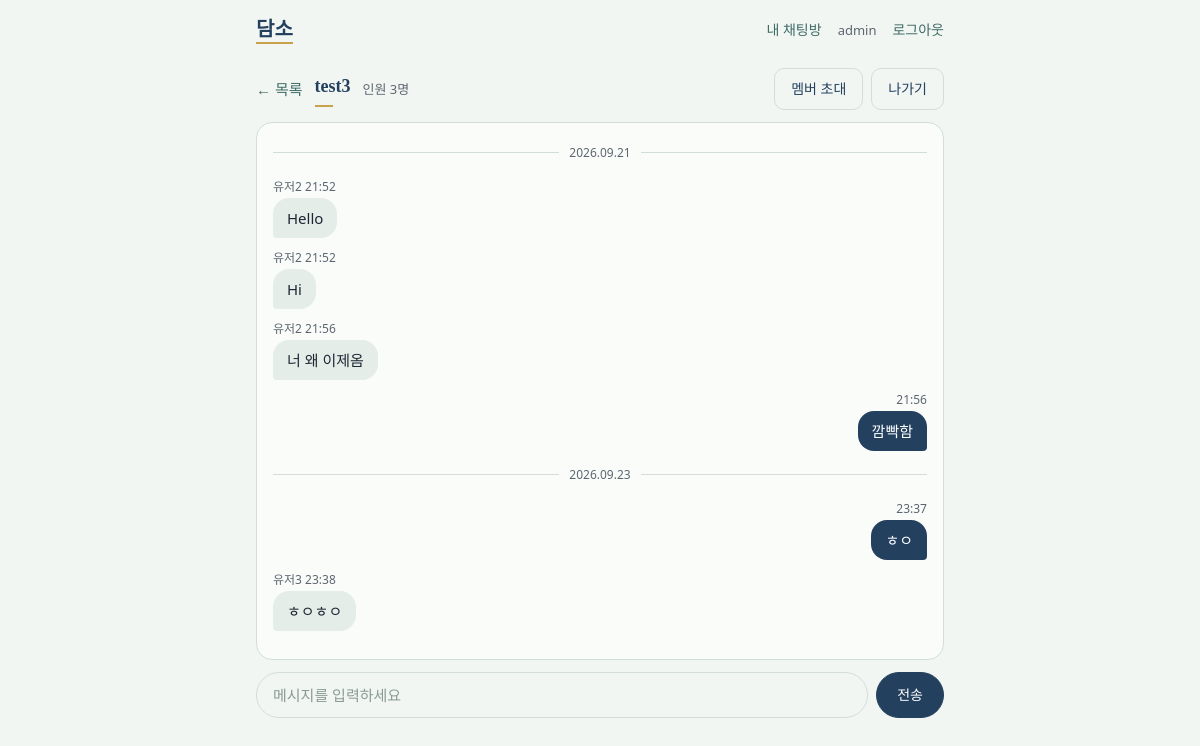
The app's page /room/3 (signed in) with its own data.
### models.py (models this page shows)
class RoomInfo(db.Model):
    __tablename__ = "ROOM_INFO"
    RI_ID = db.Column(db.Integer, primary_key=True)
    RI_NAME = db.Column(db.String(50), nullable=True)
    RI_TYPE = db.Column(db.CHAR(1), nullable=False)
    RI_RDATE = db.Column(db.Date, nullable=False)

class ChatMessage(db.Model):
    __tablename__ = "CHAT_MESSAGE"
    CM_ID = db.Column(db.Integer, primary_key=True)
    RI_ID = db.Column(db.Integer, db.ForeignKey("ROOM_INFO.RI_ID"), nullable=False)
    UI_ID = db.Column(db.String(50), db.ForeignKey("USER_INFO.UI_ID"), nullable=False)
    CM_MESSAGE = db.Column(db.String(255), nullable=False)
    CM_DATE = db.Column(db.DateTime, nullable=False)

class UserInfo(db.Model):
    __tablename__ = "USER_INFO"
    UI_ID = db.Column(db.String(50), primary_key=True)
    UI_PW = db.Column(db.String(255), nullable=False)
    UI_NAME = db.Column(db.String(50), nullable=False)
    UI_MAIL = db.Column(db.String(50), nullable=False, unique=True)
    UI_RDATE = db.Column(db.Date, nullable=False)
    UI_WITHDRAWN = db.Column(db.Date, nullable=True)

### rooms.py (the view)
@rooms_bp.route('/room/<int:room_id>')
def chatting(room_id):
    user_id = session.get("user_id")
    if user_id is None:
        flash("로그인이 필요합니다.", "notice")
        return redirect("/login")
    if RoomMember.query.filter_by(RI_ID=room_id, UI_ID=user_id).first():
        room = RoomInfo.query.filter_by(RI_ID=room_id).first()
        messages = ChatMessage.query.filter_by(RI_ID=room_id).order_by(ChatMessage.CM_DATE).all()
        names = {u.UI_ID: u.UI_NAME for u in UserInfo.query.all()}
        member_ids = [m.UI_ID for m in RoomMember.query.filter_by(RI_ID=room_id).all()]
        room_name = _display_name(room, user_id, member_ids, names)
        return render_template(
            "chatting.html",
            room_id=room_id,
            room=room,
            room_name=room_name,
            messages=messages,
            names=names,
            member_count=len(member_ids)
        )
    flash("참여 중인 방이 아닙니다.", "notice")
    return redirect("/room")

### rooms.py (called while the page is built)
def _display_name(room, viewer_id, member_ids, names):
    if room.RI_TYPE == "D":
        other = next((uid for uid in member_ids if uid != viewer_id), None)
        if other:
            return names.get(other, other)
    return room.RI_NAME or "(이름 없음)"

### templates/chatting.html (shortened to what this page needs)
{% extends "base.html" %}
{% block content %}
<div class="chat" data-room-id="{{ room_id }}" data-me="{{ session.get('user_id') }}">
    <div class="chat-head">
        <a href="/room">&larr; 목록</a>
        <h1 class="title">{{ room_name }}</h1>
        <span class="muted">인원 {{ member_count }}명</span>
        <div class="chat-head-actions">
            {% if room.RI_TYPE == "G" %}
                <a class="btn btn-ghost" href="/room/{{ room_id }}/invite">멤버 초대</a>
            {% endif %}
            <form action="/room/{{ room_id }}/leave" method="POST" onsubmit="return confirm('정말 이 방을 나가시겠습니까?')">
                <button class="btn btn-ghost" type="submit">나가기</button>
            </form>
        </div>
    </div>
    <div id="messages" class="messages" data-last-date="{{ messages[-1].CM_DATE.strftime('%Y.%m.%d') if messages else '' }}">
        {% set ns = namespace(last_date=None) %}
        {% for m in messages %}
            {% set cur_date = m.CM_DATE.strftime("%Y.%m.%d") %}
            {% if cur_date != ns.last_date %}
                <div class="date-divider">{{ cur_date }}</div>
                {% set ns.last_date = cur_date %}
            {% endif %}
            <div class="msg {{ 'mine' if m.UI_ID == session.get('user_id') else '' }}">
                <div class="meta">
                    <span class="who">{{ names.get(m.UI_ID, m.UI_ID) }}</span>
                    <span>{{ m.CM_DATE.strftime("%H:%M") }}</span>
                </div>
                <div class="bubble">{{ m.CM_MESSAGE }}</div>
            </div>
        {% else %}
            <p class="empty" id="emptyNote">대화를 시작해 보세요.</p>
        {% endfor %}
    </div>
    <form class="chat-form" onsubmit="sendMessage(event)">
        <input id="msgInput" type="text" maxlength="255" placeholder="메시지를 입력하세요" autocomplete="off" required>
        <button class="btn" type="submit">전송</button>
    </form>
</div>
{% endblock %}

### static/style.css (style rules this page uses)
:root { --bg: #F2F6F3; --surface: #FAFCFA; --line: #D3DED8; --text: #1D2733; --text-sub: #5C6670; --navy: #23405F; --navy-dark: #1B3350; --celadon: #4F8078; --celadon-dark: #3E6B64; --celadon-soft: #E4EDE8; --gold: #C8A24A; --red: #B5473A; --r-sm: 10px; --r-md: 12px; --r-lg: 16px; --r-pill: 999px; --font-sans: "Pretendard", "Noto Sans KR", "Malgun Gothic", system-ui, sans-serif; --font-serif: "Noto Serif KR", "Nanum Myeongjo", "Batang", serif; }
* { box-sizing: border-box; }
body { margin: 0; background: var(--bg); color: var(--text); font-family: var(--font-sans); font-size: 15px; line-height: 1.6; }
a { color: var(--celadon-dark); text-decoration: none; }
.muted { color: var(--text-sub); font-size: 13px; }
.title { font-family: var(--font-serif); font-size: 22px; font-weight: 600; color: var(--navy); margin: 0 0 20px; }
.title::after { content: ""; display: block; width: 28px; height: 2px; background: var(--gold); margin-top: 8px; }
.btn { display: inline-block; border: 1px solid var(--navy); background: var(--navy); color: #FFFFFF; padding: 9px 16px; border-radius: var(--r-sm); font: inherit; font-size: 14px; cursor: pointer; text-align: center; white-space: nowrap; }
.btn-ghost { background: transparent; color: var(--navy); border-color: var(--line); }
input[type="text"], input[type="password"], input[type="email"], input[type="number"] { width: 100%; padding: 10px 12px; border: 1px solid var(--line); border-radius: var(--r-sm); background: var(--bg); font: inherit; color: var(--text); }
input::placeholder { color: #8A9A94; }
.chat { display: flex; flex-direction: column; height: calc(100vh - 150px); min-height: 420px; }
.chat-head { display: flex; align-items: center; gap: 12px; margin-bottom: 12px; }
.chat-head .title { margin: 0; font-size: 18px; }
.chat-head .title::after { margin-top: 4px; width: 18px; }
.chat-head-actions { margin-left: auto; display: flex; align-items: center; gap: 8px; }
.chat-head-actions form { margin: 0; }
.messages { flex: 1; overflow-y: auto; display: flex; flex-direction: column; gap: 10px; padding: 16px; background: var(--surface); border: 1px solid var(--line); border-radius: var(--r-lg); }
.date-divider { align-self: stretch; display: flex; align-items: center; gap: 10px; font-size: 12px; color: var(--text-sub); margin: 4px 0; }
.date-divider::before, .date-divider::after { content: ""; flex: 1; height: 1px; background: var(--line); }
.msg { max-width: 75%; align-self: flex-start; }
.msg.mine { align-self: flex-end; }
.meta { font-size: 12px; color: var(--text-sub); margin-bottom: 2px; }
.msg.mine .meta { text-align: right; }
.bubble { display: inline-block; padding: 8px 14px; background: var(--celadon-soft); border-radius: 16px 16px 16px 4px; word-break: break-word; text-align: left; }
.msg.mine .bubble { background: var(--navy); color: #FFFFFF; border-radius: 16px 16px 4px 16px; }
.chat-form { display: flex; gap: 8px; margin-top: 12px; }
.chat-form input { border-radius: var(--r-pill); padding: 10px 16px; }
.chat-form .btn { border-radius: var(--r-pill); padding: 10px 20px; flex: none; }

### records on screen
RoomInfo: RI_NAME "test3"
ChatMessage: cur_date "2026.09.21", CM_DATE "21:52", CM_MESSAGE "Hello"
UserInfo: get "유저2"
ChatMessage: CM_DATE "21:52", CM_MESSAGE "Hi"
ChatMessage: CM_DATE "21:56", CM_MESSAGE "너 왜 이제옴"
ChatMessage: CM_DATE "21:56", CM_MESSAGE "깜빡함"
ChatMessage: cur_date "2026.09.23", CM_DATE "23:37", CM_MESSAGE "ㅎㅇ"
ChatMessage: CM_DATE "23:38", CM_MESSAGE "ㅎㅇㅎㅇ"
UserInfo: get "유저3"

### other values on screen
{{ session.get("user_id") }} "admin"
{{ member_count }} "3"
